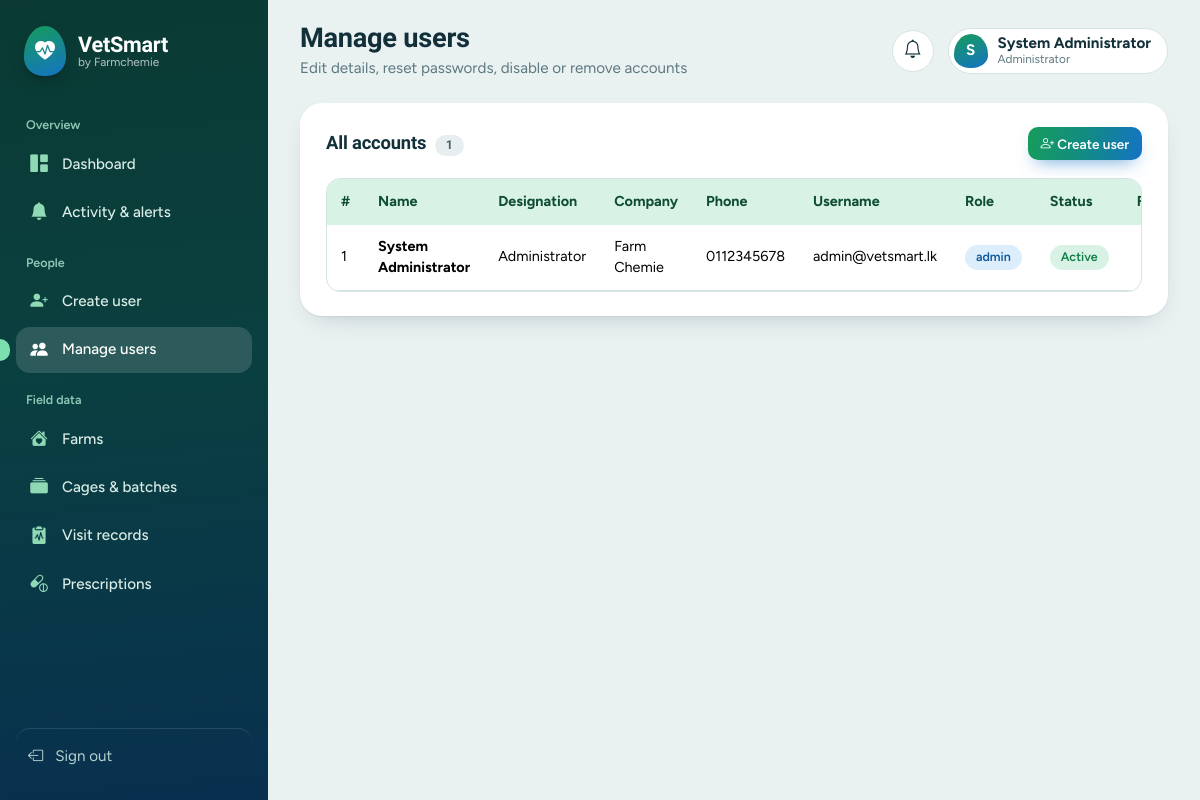
/admin/manage_users.php (signed in), run on the app's committed database.
### tables this page shows
CREATE TABLE IF NOT EXISTS users (
  id INT UNSIGNED AUTO_INCREMENT PRIMARY KEY,
  full_name VARCHAR(120) NOT NULL,
  designation VARCHAR(120) NULL,
  company VARCHAR(120) NULL,
  phone VARCHAR(15) NULL,
  username VARCHAR(120) NOT NULL UNIQUE,
  password_hash VARCHAR(255) NOT NULL,
  role ENUM('admin','user') NOT NULL DEFAULT 'user',
  is_active TINYINT(1) NOT NULL DEFAULT 1,
  notif_seen_id INT UNSIGNED NOT NULL DEFAULT 0,
  last_login DATETIME NULL,
  created_at DATETIME NOT NULL DEFAULT CURRENT_TIMESTAMP
);

### includes/bootstrap.php (called while the page is built, shortened)
<?php
function db(): PDO {
    static $pdo = null;
    if ($pdo === null) {
        try {
            $pdo = new PDO('mysql:host=' . DB_HOST . ';dbname=' . DB_NAME . ';charset=utf8mb4', DB_USER, DB_PASS, [
                PDO::ATTR_ERRMODE => PDO::ERRMODE_EXCEPTION,
                PDO::ATTR_DEFAULT_FETCH_MODE => PDO::FETCH_ASSOC,
                PDO::ATTR_EMULATE_PREPARES => false,
            ]);
            $pdo->exec("SET time_zone = '+05:30'");
        } catch (PDOException $e) {
            http_response_code(500);
            exit('Database connection failed. Check config/config.php and import database/vetsmart.sql.');
        }
    }
    return $pdo;
}
function q(string $sql, array $params = []): PDOStatement {
    $st = db()->prepare($sql);
    $st->execute($params);
    return $st;
}
function q_all(string $sql, array $params = []): array { return q($sql, $params)->fetchAll(); }
function h($v): string { return htmlspecialchars((string)($v ?? ''), ENT_QUOTES, 'UTF-8'); }
function url(string $path = ''): string { return BASE_URL . '/' . ltrim($path, '/'); }
function is_admin(): bool { return ($_SESSION['role'] ?? '') === 'admin'; }
function uid(): int { return (int)($_SESSION['uid'] ?? 0); }
function me(): array { return ['id' => uid(), 'name' => $_SESSION['name'] ?? '', 'role' => $_SESSION['role'] ?? '', 'designation' => $_SESSION['designation'] ?? '']; }

### admin/manage_users.php (the view, shortened to what this page needs)
<?php
require_once __DIR__ . '/../includes/bootstrap.php';
$pageTitle = 'Manage users'; $pageSub = 'Edit details, reset passwords, disable or remove accounts'; $active = 'manage_users';
$users = q_all("SELECT u.*, (SELECT COUNT(*) FROM farms WHERE user_id = u.id) farms FROM users u ORDER BY u.role ASC, u.full_name ASC");
include __DIR__ . '/../includes/header.php';
?>
<div class="panel">
  <div class="panel-head"><h3>All accounts <span class="pill gray ms-1"><?= count($users) ?></span></h3><div class="ms-auto"><a class="btn btn-sm btn-vs" href="<?= url('admin/create_user.php') ?>"><i class="bi bi-person-plus"></i> Create user</a></div></div>
  <div class="table-wrap"><table class="table table-vs"><thead><tr><th>#</th><th>Name</th><th>Designation</th><th>Company</th><th>Phone</th><th>Username</th><th>Role</th><th>Status</th><th class="num">Farms</th><th></th></tr></thead><tbody>
  <?php foreach ($users as $i => $u): ?><tr>
    <td><?= $i + 1 ?></td><td><b><?= h($u['full_name']) ?></b></td><td><?= h($u['designation']) ?></td><td><?= h($u['company']) ?></td><td><?= h($u['phone']) ?></td><td><?= h($u['username']) ?></td>
    <td><span class="pill <?= $u['role'] === 'admin' ? 'blue' : '' ?>"><?= h($u['role']) ?></span></td>
    <td><?= $u['is_active'] ? '<span class="pill">Active</span>' : '<span class="pill off">Disabled</span>' ?></td><td class="num"><?= $u['farms'] ?></td>
    <td class="text-nowrap">
      <?php if ((int)$u['id'] !== uid()): ?>
      <form method="post" class="d-inline" data-confirm="Delete <?= h($u['full_name']) ?> and ALL of their farms, batches and records? This cannot be undone.">
        <?= csrf_field() ?><input type="hidden" name="action" value="delete"><input type="hidden" name="id" value="<?= $u['id'] ?>">
        <button class="btn btn-sm btn-del" style="width:auto;border-radius:10px;padding:0 12px" title="Delete"><i class="bi bi-trash"></i></button></form>
      <?php endif; ?></td></tr><?php endforeach; ?>
  </tbody></table></div>
</div>
<?php
include __DIR__ . '/../includes/footer.php';

### includes/header.php (shortened to what this page needs)
<?php
require_once __DIR__ . '/bootstrap.php';
$pageTitle = $pageTitle ?? 'Dashboard';
$active    = $active ?? '';
$u         = me();
$initials  = strtoupper(mb_substr(preg_replace('/^(Dr\.?|Mr\.?|Ms\.?|Mrs\.?)\s+/i', '', $u['name']), 0, 1));
?>
<!DOCTYPE html>
<html lang="en">
<head>
<link href="https://cdn.jsdelivr.net/npm/bootstrap@5.3.3/dist/css/bootstrap.min.css" rel="stylesheet">
<link href="https://cdn.jsdelivr.net/npm/bootstrap-icons@1.11.3/font/bootstrap-icons.min.css" rel="stylesheet">
<link href="<?= url('assets/css/style.css') ?>" rel="stylesheet">
</head>
<body>
<div class="shell">
  <aside class="rail" id="rail">
    <a class="brand" href="<?= url(is_admin() ? 'admin/dashboard.php' : 'user/dashboard.php') ?>">
      <span class="brand-egg"><i class="bi bi-heart-pulse-fill"></i></span>
      <span class="brand-text"><b>VetSmart</b><small>by Farmchemie</small></span>
    </a>
    <nav class="rail-nav">
      <?php foreach (nav_items() as [$navGroup, $navList]): ?>
        <div class="rail-group"><?= h($navGroup) ?></div>
        <?php foreach ($navList as [$navKey, $navIcon, $navLabel, $navHref]): ?>
          <a href="<?= url($navHref) ?>" class="rail-link <?= $active === $navKey ? 'is-active' : '' ?>">
            <i class="bi <?= $navIcon ?>"></i><span><?= h($navLabel) ?></span>
          </a>
        <?php endforeach; ?>
      <?php endforeach; ?>
    </nav>
    <a class="rail-out" href="<?= url('logout.php') ?>"><i class="bi bi-box-arrow-left"></i><span>Sign out</span></a>
  </aside>
  <div class="stage">
    <header class="topbar">
      <div class="topbar-title">
        <h1><?= h($pageTitle) ?></h1>
        <?php if (!empty($pageSub)): ?><p><?= h($pageSub) ?></p><?php endif; ?>
      </div>
      <div class="topbar-tools">
        <div class="dropdown">
          <button class="btn-icon position-relative" data-bs-toggle="dropdown" data-bs-auto-close="outside" aria-label="Notifications" id="bellBtn">
            <i class="bi bi-bell"></i>
          </button>
        </div>
        <div class="me">
          <span class="me-avatar"><?= h($initials) ?></span>
          <span class="me-text"><b><?= h($u['name']) ?></b><small><?= is_admin() ? 'Administrator' : h($u['designation'] ?: 'Veterinarian') ?></small></span>
        </div>
      </div>
    </header>
    <main class="content">

### includes/footer.php (shortened to what this page needs)
    </main>
  </div>
</div>
</body>
</html>

### data on the page
users: full_name "S", full_name "System Administrator", designation "Administrator", company "Farm Chemie", phone "0112345678", username "admin@vetsmart.lk", role "admin", is_active "Active"

### other printed values
$navGroup "Overview"
$navLabel "Dashboard"
$navLabel "Activity & alerts"
$navGroup "People"
$navLabel "Create user"
$navLabel "Manage users"
$navGroup "Field data"
$navLabel "Farms"
$navLabel "Cages & batches"
$navLabel "Visit records"
$navLabel "Prescriptions"
$pageTitle "Manage users"
$pageSub "Edit details, reset passwords, disable or remove accounts"
count($users) "1"
